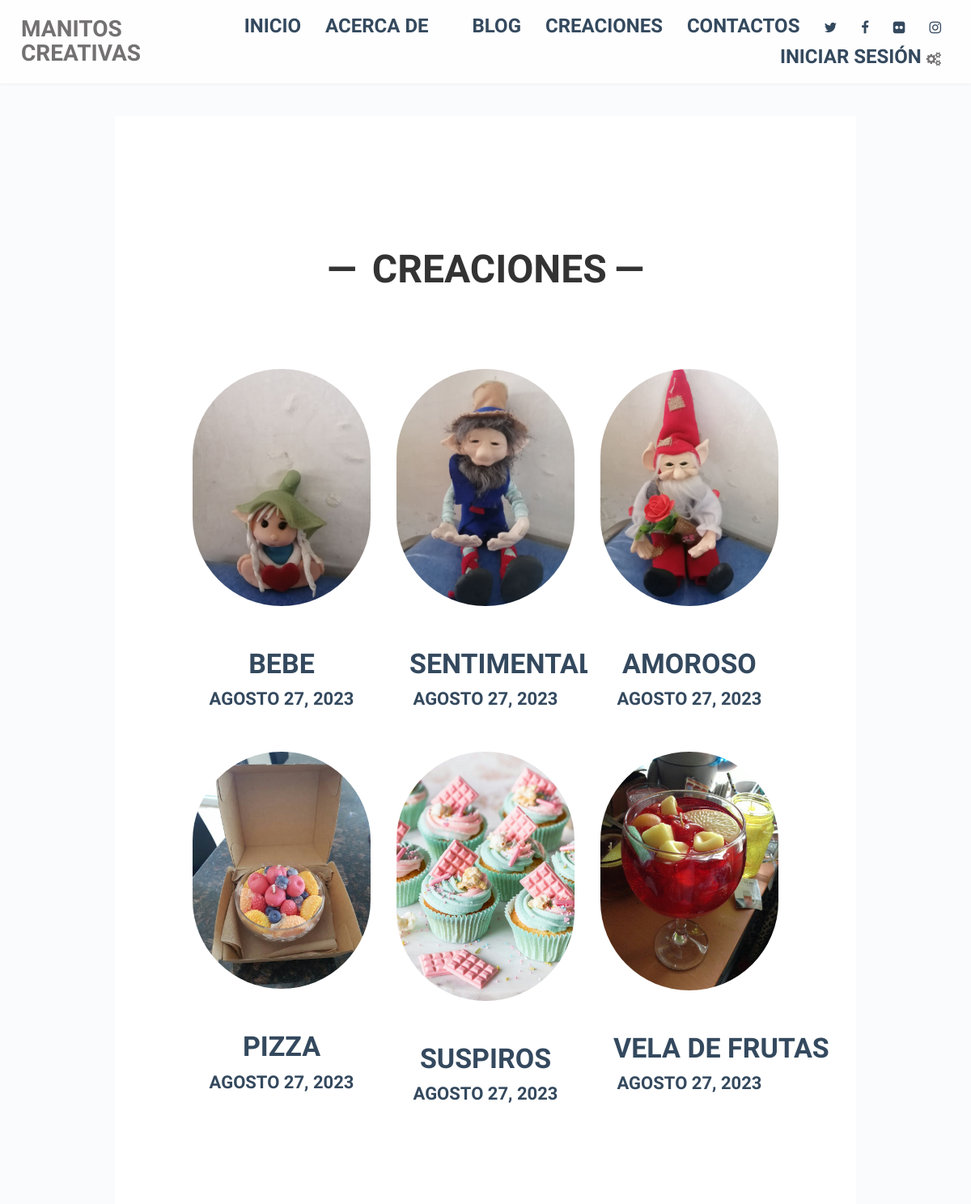
Before: /creation/ (upper part) with the older database file.
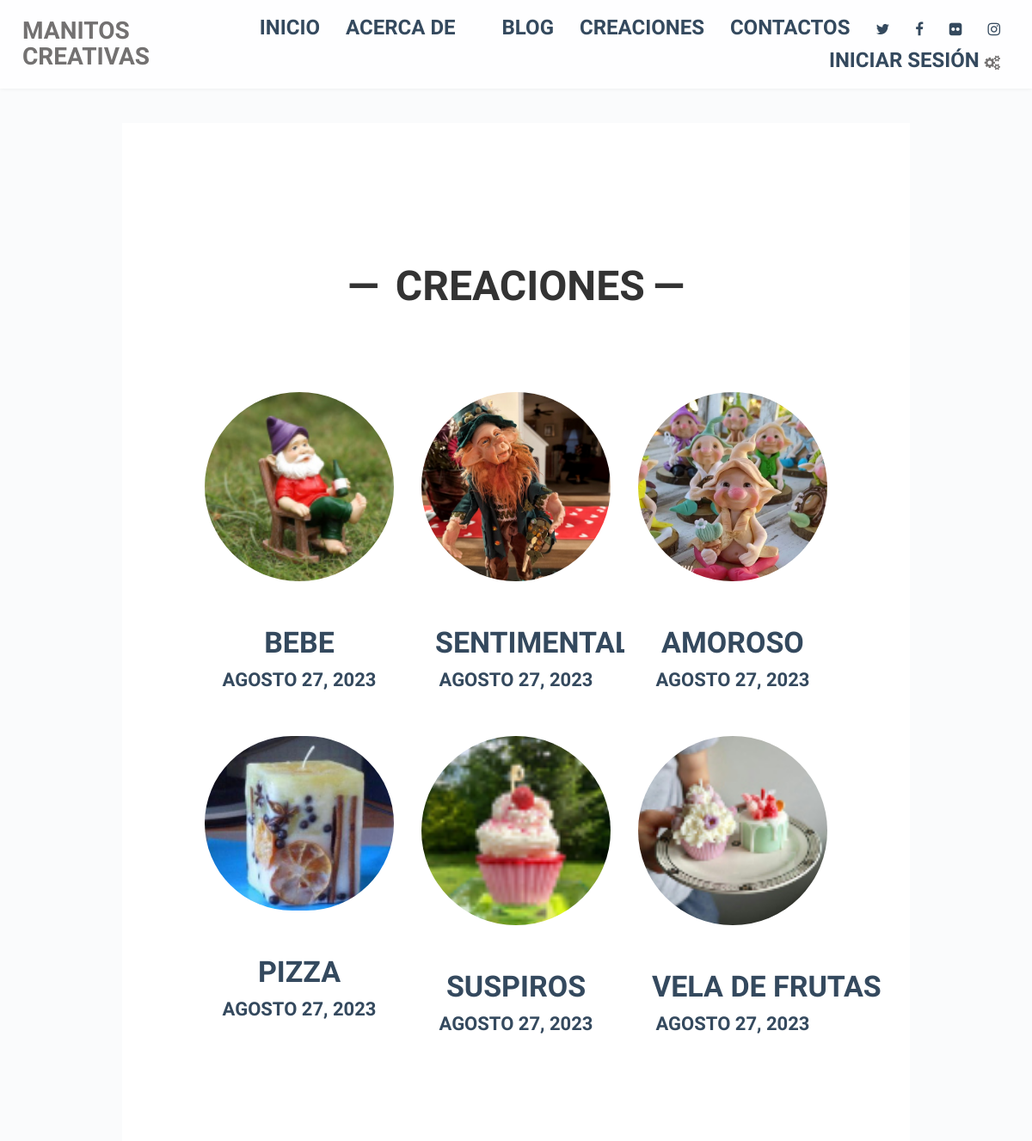
After: the same page with the newer database file.
### creation/models.py (models this page shows, shortened)
class Project(models.Model):
    image=models.ImageField(verbose_name="Imagen", upload_to="project")
    title=models.CharField(max_length=100, verbose_name="Titulo")
    created=models.DateTimeField(auto_now_add=True, verbose_name="Fecha de Creación")
    updated=models.DateTimeField(auto_now=True, verbose_name="Fecha de Modificacion")
    class Meta:
        verbose_name="Creacion"
        verbose_name_plural="Creaciones"
        ordering=["-created"]

### creation/views.py (the view)
# urls.py: path('',views.creation,name="creation"),
def creation(request):
    projects=Project.objects.all()
    return render(request,"creation/creation.html",{'manualidades': projects})# consultado la liata para poder visualizar en web

### season/processor.py (called while the page is built)
def context(request):
    dict = {}
    seasons = Season.objects.all()
    for season in seasons:
        dict[season.key] = season.url
    return dict

### social/processor.py (called while the page is built)
def context(request):
    dict={}
    listSocial=Social.objects.all()
    for social in listSocial:
        dict[social.key]=social.url
    return dict

### creation/templates/creation/creation.html (shortened to what this page needs)
{% extends 'core/base.html' %}
{% block content %}
  <div class="wrap full-wrap">
    <div class="main-wrap">
      <section class="main main-archive">
        <div class="loop">
          <article class="post format-gallery post_format-post-format-gallery">
            <div class="inner">
              <div class="home-sticky" id="content">
                <h2 class="home-sticky-title">Creaciones</h2>
                <div class="sticky-inner">
                  {% for project in manualidades %}
                  <aside class="home-sticky-post post has-post-thumbnail sticky">
                    <span class="post-image">
                      <a href="#">
                        {% load static %}
                        <img width="150" height="150" src="{{project.image.url}}" class="attachment-sticky size-sticky" alt="" />
                      </a>
                    </span>
                    <div class="inner">
                      <h3 class="entry-title">
                        <a href="#">{{project.title}}</a>
                      </h3>
                      <ul class="meta top">
                        <li class="time">
                          <a href="#">
                            <time class="post-date updated" datetime="{{ project.created|date:'Y-m-d' }}">
                              {{ project.created|date:'F d, Y' }}
                            </time>
                          </a>
                        </li>
                      </ul>
                    </div>
                  </aside>
                  {% endfor %}
                </div>
              </div>
            </div>
          </article>
        </div>
      </section>
    </div>
  </div>
{% endblock %}

### core/templates/core/base.html (shortened to what this page needs)
<!doctype html>
<html class="home blog no-js" lang="en-US">
<head>
	{% load static %}
    <link rel="stylesheet" href="https://stackpath.bootstrapcdn.com/font-awesome/4.7.0/css/font-awesome.min.css"type="text/css" media="all"/>
    <link rel="stylesheet" href="{% static 'core/style.css' %}" type="text/css" media="screen"/>
    <link rel="stylesheet" href="{% static 'core/js/print.css' %}" type="text/css" media="print"/>
</head>
<body class="home sticky-menu sidebar-off" id="top">
<header class="header">
    <div class="header-wrap">
        <div class="logo plain logo-left">
            <div class="site-title">
                <a href="{% url 'home' %}" title="Go to Home">Manitos Creativas</a>
            </div>
        </div>
        <nav id="nav" role="navigation">
            <div class="table">
                <div class="table-cell">
                    <ul id="menu-menu-1">
                        <li class="menu-item">
                            <a href="{% url 'home' %}">Inicio</a></li>
                        <li class="menu-item">
                            <a href="{% url 'about' %}">Acerca de</a></li>
                        <li class="menu-item">
                            <a href="{% url 'blog' %}">Blog</a>
                        </li>
                        <li class="menu-item">
                            <a href="{% url 'creation' %}">Creaciones</a></li>
                        <li class="menu-item">
                            <a href="{% url 'contact' %}">Contactos</a></li>
                        <li class="menu-inline menu-item">
                            <a title="Twitter" href="{{URL_TWITTER}}">
                                <i class="fa fa-twitter"></i><span class="i">Twitter</span>
                            </a></li>
                        <li class="menu-inline menu-item">
                            <a title="Facebook" href= {{URL_FACEBOOK}}>
                                <i class="fa fa-facebook"></i><span class="i">Facebook</span>
                            </a></li>
                        <li class="menu-inline menu-item">
                            <a title="Flickr" href="{{URL_FLICKR}}"><i class="fa fa-flickr"></i><span class="i">Flickr</span></a>
                        </li>
                        <li class="menu-inline menu-item">
                            <a title="Instagram" href="{{URL_INSTAGRAM}}">
                                <i class="fa fa-instagram"></i><span class="i">Instagram</span>
                            </a>
                        </li>
                        <li class="menu-item">
                            <a href="{% url 'login' %}">Iniciar Sesión</a>
                            <i class="fa fa-cogs"></i>
                        </li>
                    </ul>
                </div>
            </div>
        </nav>
    </div>
</header>
  {% block content %}{% endblock %}
</body>
</html>

### core/static/core/print.css (style rules this page uses)
* { background: transparent !important; color: black !important; text-shadow: none !important; filter:none !important; -ms-filter: none !important; }
a, a:visited { color: #444 !important; text-decoration: underline; }
a[href]:after { content: " (" attr(href) ")"; }
.ir a:after, a[href^="javascript:"]:after, a[href^="#"]:after { content: ""; }
tr, img { page-break-inside: avoid; }
p, h2, h3 { orphans: 3; widows: 3; }
h2, h3 { page-break-after: avoid; }
body { font-size: 14px; font-family: Arial, Verdana, sans-serif; }
section, div, article, aside, header .strap { float: left; width:100%; }
nav, #searchform, .flexslider, footer .right, footer .credit, footer ul, .sidebar, .navigation, #respond, .contact-form, section.footer { display:none; }
h2 { font-size: 180%; }
h3 { font-size: 160%; }
header { padding: 20px 0; }
.portfolio a[href]:after, header a[href]:after, .archive a[href]:after { content: ""; }

Changed rows visible on the page:
changed Project "BEBE": image: a different picture
changed Project "SENTIMENTAL": image: a different picture
changed Project "AMOROSO": image: a different picture
changed Project "PIZZA": image: a different picture
changed Project "SUSPIROS": image: a different picture
changed Project "VELA DE FRUTAS": image: a different picture
